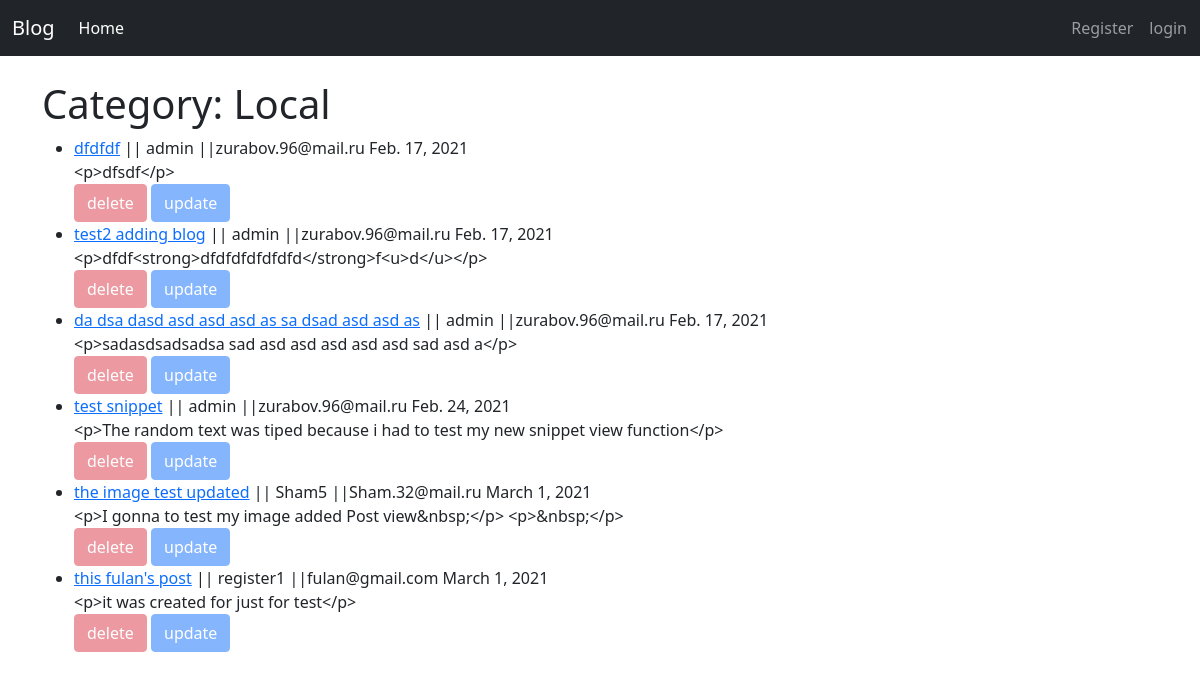
The page /category/local/ on the database its author committed.
### myblog/models.py (models this page shows, shortened)
class Post(models.Model):
    title = models.CharField(max_length=255)
    header_image = models.ImageField(null=True, blank=True, upload_to='images/')
    tag = models.CharField(max_length=255, default="detail blog")
    author = models.ForeignKey(User, on_delete=models.CASCADE)
    body = RichTextField(blank=True, null=True)
    post_date = models.DateField(auto_now_add=True)
    category = models.CharField(max_length=255, default="coding")
    snippet = models.CharField(max_length=255, default="Click Link Above to Read Blog Post... ")
    likes = models.ManyToManyField(User, related_name="blog_post")

### myblog/views.py (the view)
# urls.py: path('category/<str:cats>/',CategoryView,name='category_list'),
def CategoryView(request, cats):
    category_posts = Post.objects.filter(category=cats.replace("-", " "))
    return render(request, 'myblog/category_list.html',
                  {'cats': cats.title().replace("-", " "), "category_posts": category_posts})

### myblog/templates/myblog/category_list.html
{% extends 'myblog/base.html' %}
{% block content %}
<h1>Category: {{cats}} </h1>
{% if category_posts %}
<ul>
    {% for post in category_posts %}
    <li>
        <a href="{% url 'myblog:post_detail' post.pk %}"> {{post.title}}</a> ||
        {{post.author}} ||{{post.author.email}} {{ post.post_date}}<br>
        {{ post.body|slice:":100" }}
    </li>
    {% if user == post.author %}
    <a href="{% url 'myblog:delete_post' post.pk  %}" class="btn btn-danger">delete</a>
    <a href="{% url 'myblog:update_post' post.pk  %}" class="btn btn-primary">update</a>
    {% else%}
    <a title="hello" href="{% url 'myblog:delete_post' post.pk  %}" class="btn btn-danger"
       style="pointer-events: none; opacity:0.5">delete</a>
    <a title="hello" href="{% url 'myblog:update_post' post.pk  %}" class="btn btn-primary"
       style="pointer-events: none; opacity:0.5">update</a>
    {% endif %}
    {% endfor %}
</ul>
 {% else %}
    <h3>We haven't such "{{cats}}" category</h3>
    {% endif %}
{% endblock %}

### rows shown on the page
Post: title "dfdfdf", author "admin", author.email "zurabov.96@mail.ru", post_date "Feb. 17, 2021", body "<p>dfsdf</p>", shows "delete"
Post: title "test2 adding blog", author "admin", author.email "zurabov.96@mail.ru", post_date "Feb. 17, 2021", body "<p>dfdf<strong>dfdfdfdfdfdfd</strong>f<u>d</u></p>", shows "delete"
Post: title "da dsa dasd asd asd asd as sa dsad asd asd as", author "admin", author.email "zurabov.96@mail.ru", post_date "Feb. 17, 2021", body "<p>sadasdsadsadsa sad asd asd asd asd asd sad asd a</p>", shows "delete"
Post: title "test snippet", author "admin", author.email "zurabov.96@mail.ru", post_date "Feb. 24, 2021", body "<p>The random text was tiped because i had to test my new snippet view function</p>", shows "delete"
Post: title "the image test updated", author "Sham5", author.email "Sham.32@mail.ru", post_date "March 1, 2021", body "<p>I gonna to test my image added Post view&nbsp;</p> <p>&nbsp;</p>", shows "delete"
Post: title "this fulan's post", author "register1", author.email "fulan@gmail.com", post_date "March 1, 2021", body "<p>it was created for just for test</p>", shows "delete"

### other values the page prints
{{ cats }} "Local"
